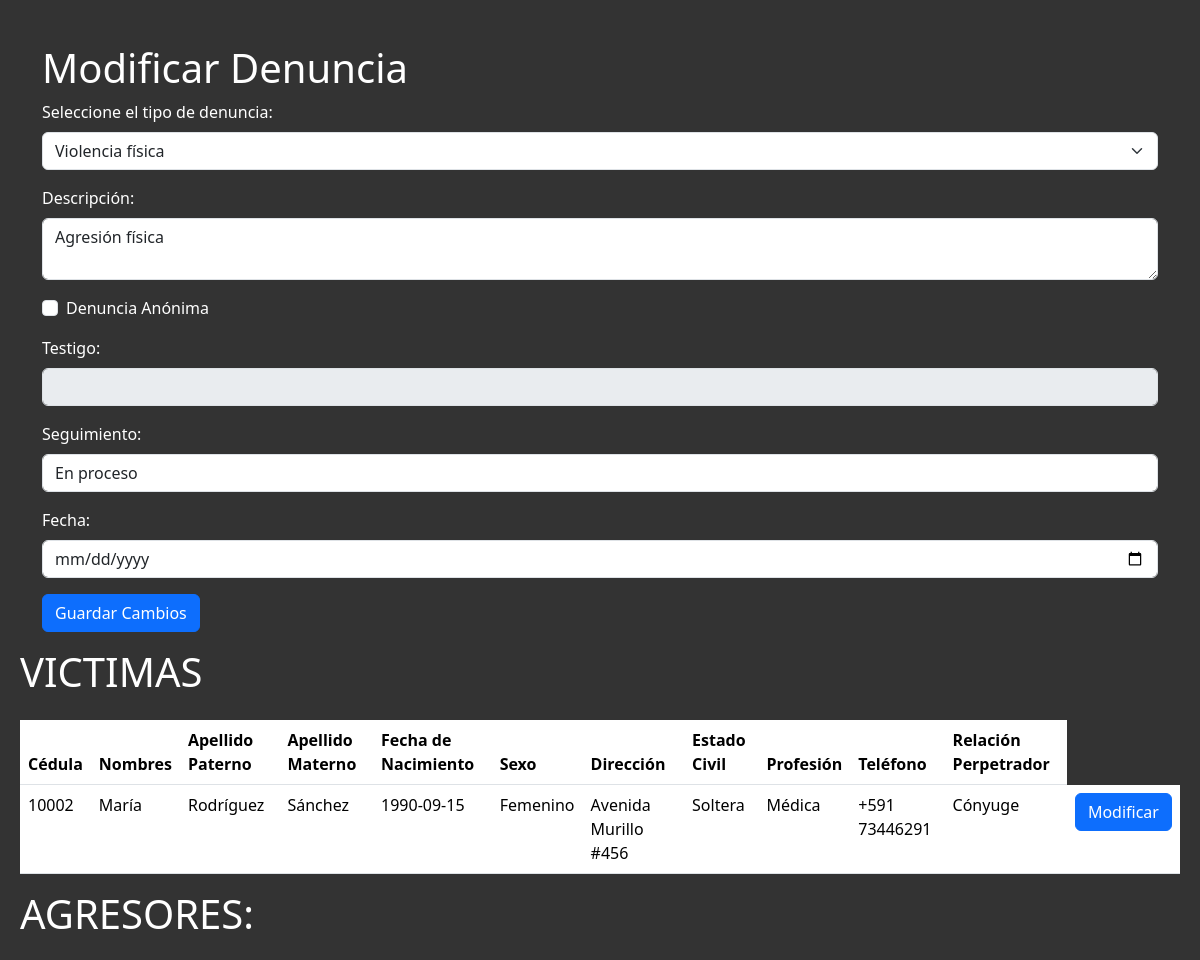
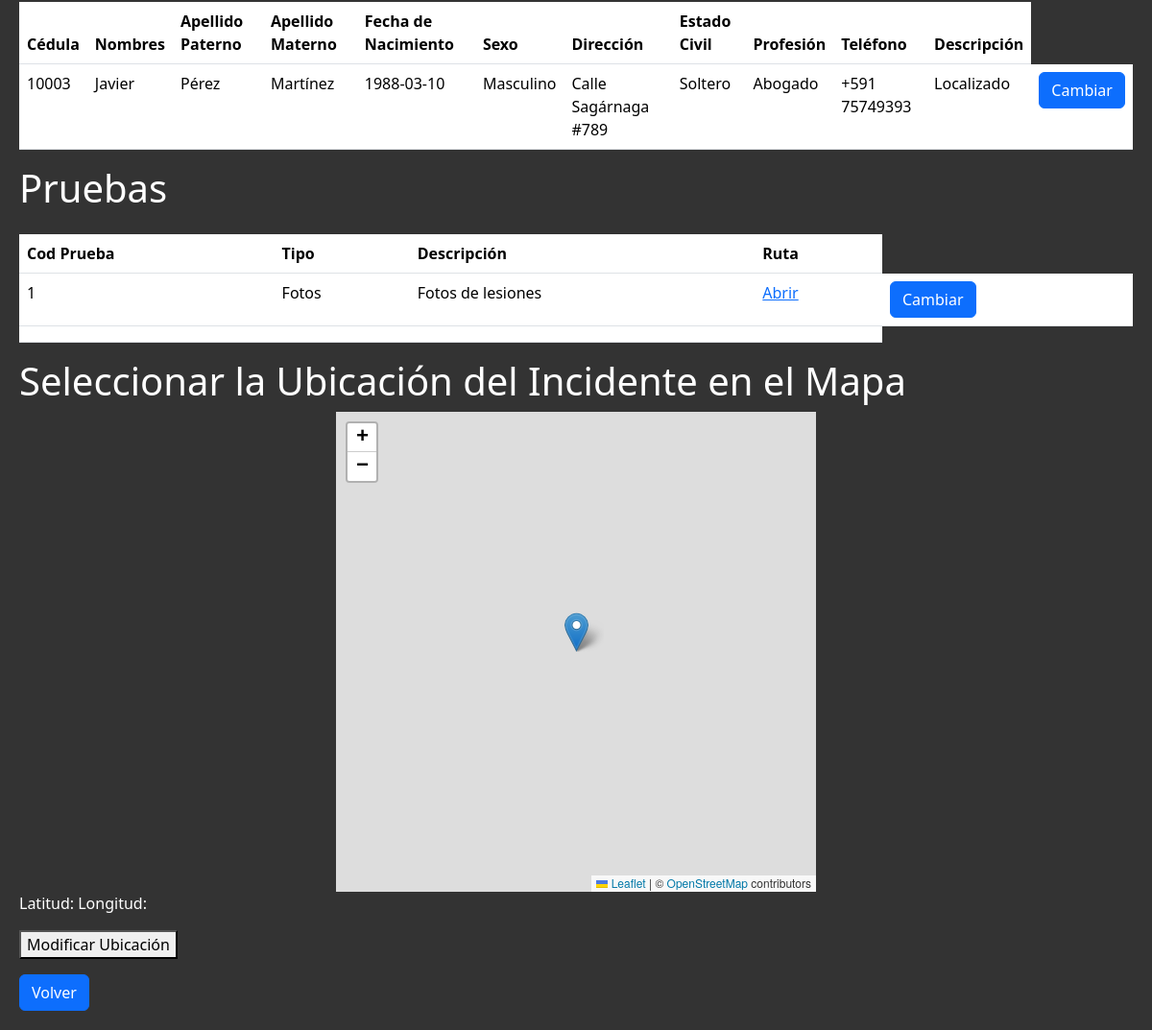
/controlador/denunciaModificar.php?cod=1, run on the app's committed database (2 pictures, top to bottom).
### tables this page shows
CREATE TABLE `denuncia` (
  `codDenuncia` int(11) NOT NULL AUTO_INCREMENT,
  `tipo` varchar(80) DEFAULT NULL,
  `descripcion` varchar(80) DEFAULT NULL,
  `testigo` varchar(80) DEFAULT NULL,
  `seguimiento` varchar(80) DEFAULT NULL,
  `fecha` date DEFAULT NULL,
  `codGeo` int(11) DEFAULT NULL,
  PRIMARY KEY (`codDenuncia`)
);

CREATE TABLE `victima` (
  `ci` int(11) NOT NULL,
  `relacion_perpetrador` varchar(70) DEFAULT NULL,
  `codDenuncia` int(11) DEFAULT NULL
);

CREATE TABLE `persona` (
  `ci` int(11) NOT NULL,
  `nombre` varchar(20) DEFAULT NULL,
  `apePaterno` varchar(20) DEFAULT NULL,
  `apeMaterno` varchar(20) DEFAULT NULL,
  `fechaNaci` date DEFAULT NULL,
  `sexo` varchar(20) DEFAULT NULL,
  `direccion` varchar(90) DEFAULT NULL,
  `estado_civil` varchar(20) DEFAULT NULL,
  `profesion` varchar(40) DEFAULT NULL
);

CREATE TABLE `realiza` (
  `ci_usuario` int(11) NOT NULL,
  `codDenuncia` int(11) NOT NULL,
  `ci` int(11) NOT NULL,
  `anonimo` varchar(20) DEFAULT NULL
);

CREATE TABLE `agresor` (
  `ci` int(11) NOT NULL,
  `descripcion` varchar(500) DEFAULT NULL
);

CREATE TABLE `incidente_prueba` (
  `codDenuncia` int(11) NOT NULL,
  `codPrueba` int(11) NOT NULL
);

CREATE TABLE `prueba` (
  `codPrueba` int(11) NOT NULL AUTO_INCREMENT,
  `tipo` varchar(40) DEFAULT NULL,
  `descripcion` varchar(500) DEFAULT NULL,
  `ruta` varchar(100) DEFAULT NULL,
  PRIMARY KEY (`codPrueba`)
);

### modelo/DenunciaClase.php (called while the page is built, shortened)
<?php
class Denuncia{
    private $codDenuncia;
    public function lista(){
        $db=new Conexion();
        $sql=$db->query("SELECT * FROM denuncia");
        return ($sql);
    }public function lista_especifica(){
        $db=new Conexion();
        $sql=$db->query("SELECT * FROM denuncia where codDenuncia=$this->codDenuncia");
        return ($sql);
    }
    public function setCodDenuncia($codDenuncia){
        $this->codDenuncia=$codDenuncia;
    }
}
?>

### modelo/VictimaClase.php (called while the page is built, shortened)
<?php
class Victima{
    private $codDenuncia;
    public function lista_especifica_denuncia(){
        $db=new Conexion();
        $sql=$db->query("SELECT * FROM victima where codDenuncia=$this->codDenuncia");
        return ($sql);
    }
    public function setCodDenuncia($codDenuncia){
        $this->codDenuncia=$codDenuncia;
    }
}
?>

### modelo/PersonaClase.php (called while the page is built, shortened)
<?php
class Persona{
    private $ci;
    public function lista(){
        $db=new Conexion();
        $sql=$db->query("SELECT * FROM persona");
        return ($sql);
    }public function lista_especifica(){
        $db=new Conexion();
        $sql=$db->query("SELECT * FROM persona where ci=$this->ci");
        return ($sql);
    }
    public function setCi($ci) {
        $this->ci = $ci;
    }
}
?>

### modelo/RealizaClase.php (called while the page is built, shortened)
<?php
class Realiza {
    private $codDenuncia;
    public function listaEspecifica() {
        $db = new Conexion();
        $sql = $db->prepare("SELECT * FROM realiza WHERE codDenuncia = ?");
        $sql->bind_param("i", $this->codDenuncia);
        $sql->execute();
        $result = $sql->get_result();
        return $result;
    }
    public function setCodDenuncia($codDenuncia) {
        $this->codDenuncia = $codDenuncia;
    }
}
?>

### modelo/AgresorClase.php (called while the page is built, shortened)
<?php
class Agresor{
    private $ci;
    public function lista(){
        $sql=$db->query("SELECT * FROM agresor");
        return ($sql);
    }public function lista_especifica(){
        $db=new Conexion();
        $sql=$db->query("SELECT * FROM agresor where ci=$this->ci");
        return ($sql);
    }
    public function setCi($ci) {
        $this->ci = $ci;
    }
}
?>

### modelo/Incidente_PruebaClase.php (called while the page is built, shortened)
<?php
class Incidente_Prueba{
    private $codDenuncia;
    public function lista(){
        $db=new Conexion();
        $sql=$db->query("SELECT * FROM incidente_prueba");
        return ($sql);
    }public function lista_especifica(){
        $db=new Conexion();
        $sql=$db->query("SELECT * FROM incidente_prueba where codDenuncia=$this->codDenuncia");
        return ($sql);
    }
    public function setCodDenuncia($codDenuncia){
        $this->codDenuncia = $codDenuncia;
    }
}
?>

### modelo/PruebaClase.php (called while the page is built, shortened)
<?php
class Prueba{
    private $codPrueba;
    public function lista(){
        $db=new Conexion();
        $sql=$db->query("SELECT * FROM prueba");
        return ($sql);
    }public function lista_especifica(){
        $db=new Conexion();
        $sql=$db->query("SELECT * FROM prueba where codPrueba=$this->codPrueba");
        return ($sql);
    }
    public function setCodPrueba($codPrueba){
        $this->codPrueba=$codPrueba;
    }
}
?>

### controlador/geoModificar.php (called while the page is built, shortened)
<?php
    include("../vista/Reporte_denuncias/geolocalizacionModificar.php");
?>

### controlador/denunciaModificar.php (the view, shortened to what this page needs)
<?php
$cod = $_GET['cod'];
include("../modelo/DenunciaClase.php");
$car = new Denuncia($cod, "", "", "", "","","");
$res = $car->lista_especifica();
$reg = $res->fetch_assoc();
$tipo = $reg['tipo'];
$descripcion = $reg['descripcion'];
$testigo = isset($_POST['testigo']) ? $_POST['testigo'] : null;
$seguimiento = $reg['seguimiento'];
$fecha = $reg['fecha'];
include("../vista/Reporte_denuncias/denunciaModificar.php");
include("../modelo/VictimaClase.php");
include("../modelo/PersonaClase.php");
$carVictima=new Victima("","",$cod);
$resVictima = $carVictima->lista_especifica_denuncia();
echo "<h1>VICTIMAS</h1>";
if ($resVictima->num_rows > 0) {
    echo '<table class="table mt-4">';
    echo '<thead class="thead-dark">';
    echo '<tr>';
    echo '<th scope="col">Cédula</th>';
    echo '<th scope="col">Nombres</th>';
    echo '<th scope="col">Apellido Paterno</th>';
    echo '<th scope="col">Apellido Materno</th>';
    echo '<th scope="col">Fecha de Nacimiento</th>';
    echo '<th scope="col">Sexo</th>';
    echo '<th scope="col">Dirección</th>';
    echo '<th scope="col">Estado Civil</th>';
    echo '<th scope="col">Profesión</th>';
    echo '<th scope="col">Teléfono</th>';
    echo '<th scope="col">Relación Perpetrador</th>';
    echo '</tr>';
    echo '</thead>';
    echo '<tbody>';
    while ($rowVictima = $resVictima->fetch_assoc()) {
        $ci = $rowVictima['ci'];
        $carPer = new Persona($ci, "", "", "", "","","","","","");
        $resPer = $carPer->lista_especifica();
        $regPer = $resPer->fetch_assoc();
        $nombres = $regPer['nombre'];
        $apellidoP = $regPer['apePaterno'];
        $apellidoM = $regPer['apeMaterno'];
        $fechaNacimiento = $regPer['fechaNaci'];
        $sexo = $regPer['sexo'];
        $direccion = $regPer['direccion'];
        $estadoCivil = $regPer['estado_civil'];
        $profesion = $regPer['profesion'];
        $telefono = $regPer['telefono'];
        $relacion = $rowVictima['relacion_perpetrador'];
        echo '<tr>';
        echo '<td>' . $ci . '</td>';
        echo '<td>' . $nombres . '</td>';
        echo '<td>' . $apellidoP . '</td>';
        echo '<td>' . $apellidoM . '</td>';
        echo '<td>' . $fechaNacimiento . '</td>';
        echo '<td>' . $sexo . '</td>';
        echo '<td>' . $direccion . '</td>';
        echo '<td>' . $estadoCivil . '</td>';
        echo '<td>' . $profesion . '</td>';
        echo '<td>' . $telefono . '</td>';
        echo '<td>' . $relacion . '</td>';
        echo '<td><a href="victimaModificar.php?ci=' . $ci . '&cod=' . $cod . '" class="btn btn-primary">Modificar</a></td>';
        echo '</tr>';
    }
    echo '</tbody>';
    echo '</table>';
} else {
    echo "<div style='text-align: center;' class='alert alert-danger' role='alert'>";
    echo "<h3>No se encontraron victimas</h3></div>";
}
include("../modelo/AgresorClase.php");
include("../modelo/RealizaClase.php");
$carRealiza=new Realiza("",$cod,"","");
$resRealiza = $carRealiza->listaEspecifica();
echo "<h1>AGRESORES: </h1>";
if ($resRealiza->num_rows > 0) {
    echo '<table class="table mt-4">';
    echo '<thead class="thead-dark">';
    echo '<tr>';
    echo '<th scope="col">Cédula</th>';
    echo '<th scope="col">Nombres</th>';
    echo '<th scope="col">Apellido Paterno</th>';
    echo '<th scope="col">Apellido Materno</th>';
    echo '<th scope="col">Fecha de Nacimiento</th>';
    echo '<th scope="col">Sexo</th>';
    echo '<th scope="col">Dirección</th>';
    echo '<th scope="col">Estado Civil</th>';
    echo '<th scope="col">Profesión</th>';
    echo '<th scope="col">Teléfono</th>';
    echo '<th scope="col">Descripción</th>';
    echo '</tr>';
    echo '</thead>';
    echo '<tbody>';
    while ($rowRealiza = $resRealiza->fetch_assoc()) {
        $ci = $rowRealiza['ci'];
        $carAg = new Agresor($ci, "");
        $resAg = $carAg->lista_especifica();
        $regAg = $resAg->fetch_assoc();
        $carPer = new Persona($ci, "", "", "", "","","","","","");
        $resPer = $carPer->lista_especifica();
        $regPer = $resPer->fetch_assoc();
        $nombres = $regPer['nombre'];
        $apellidoP = $regPer['apePaterno'];
        $apellidoM = $regPer['apeMaterno'];
        $fechaNacimiento = $regPer['fechaNaci'];
        $sexo = $regPer['sexo'];
        $direccion = $regPer['direccion'];
        $estadoCivil = $regPer['estado_civil'];
        $profesion = $regPer['profesion'];
        $telefono = $regPer['telefono'];
        $descripcion = $regAg['descripcion'];
        echo '<tr>';
        echo '<td>' . $ci . '</td>';
        echo '<td>' . $nombres . '</td>';
        echo '<td>' . $apellidoP . '</td>';
        echo '<td>' . $apellidoM . '</td>';
        echo '<td>' . $fechaNacimiento . '</td>';
        echo '<td>' . $sexo . '</td>';
        echo '<td>' . $direccion . '</td>';
        echo '<td>' . $estadoCivil . '</td>';
        echo '<td>' . $profesion . '</td>';
        echo '<td>' . $telefono . '</td>';
        echo '<td>' . $descripcion . '</td>';
        echo '<td><a href="agresorModificar.php?ci=' . $ci . '&cod=' . $cod . '" class="btn btn-primary">Cambiar</a></td>';
        echo '</tr>';
    }
    echo '</tbody>';
    echo '</table>';
} else {
    echo "<div style='text-align: center;' class='alert alert-danger' role='alert'>";
    echo "<h3>No se encontraron agresores</h3></div>";
}
include("../modelo/PruebaClase.php");
include("../modelo/Incidente_PruebaClase.php");
$carIP=new Incidente_Prueba($cod,"");
$resIP = $carIP->lista_especifica();
echo "<h1>Pruebas</h1>";
if ($resIP->num_rows > 0) {
    echo '<table class="table mt-4">';
    echo '<thead class="thead-dark">';
    echo '<tr>';
    echo '<th scope="col">Cod Prueba</th>';
    echo '<th scope="col">Tipo</th>';
    echo '<th scope="col">Descripción</th>';
    echo '<th scope="col">Ruta</th>';
    echo '</tr>';
    echo '</thead>';
    echo '<tbody>';
    while ($rowIP = $resIP->fetch_assoc()) {
        $codPrueba = $rowIP['codPrueba'];
        $carPrueba = new Prueba($codPrueba, "", "", "");
        $resPrueba = $carPrueba->lista_especifica();
        $regPrueba = $resPrueba->fetch_assoc();
        $tipo = $regPrueba['tipo'];
        $descripcion = $regPrueba['descripcion'];
        $ruta = $regPrueba['ruta'];
        echo '<tr>';
        echo '<td>' . $codPrueba . '</td>';
        echo '<td>' . $tipo . '</td>';
        echo '<td>' . $descripcion . '</td>';
        echo '<td><a href="' . $ruta . '" target="_blank">Abrir</a></td>';
        echo '<td><a href="pruebaModificar.php?codPrueba=' . $codPrueba . '&cod=' . $cod . '" class="btn btn-primary">Cambiar</a></td>';
        echo '</tr>';
        echo '<tr>';
        echo '<td colspan="4" class="text-center">';
        echo '</td>';
        echo '</tr>';
    }
    echo '</tbody>';
    echo '</table>';
} else {
    echo '<p class="mt-4">No se encontraron pruebas.</p>';
}
include("geoModificar.php");
?>
<button type="button" class="btn btn-primary mt-3" onclick="window.location.href='../controlador/denunciaLista.php'">Volver</button>
</body>
</html>

### vista/Reporte_denuncias/denunciaModificar.php (shortened to what this page needs)
<!DOCTYPE html>
<html lang="en">
<head>
    <link href="https://cdn.jsdelivr.net/npm/bootstrap@5.3.1/dist/css/bootstrap.min.css" rel="stylesheet">
</head>
<body>
    <div class="container">
        <h1 class="mt-4">Modificar Denuncia</h1>
        <form action="" method="POST">
            <div class="mb-3">
                <label for="tipo" class="form-label">Seleccione el tipo de denuncia:</label>
                <select class="form-select" name="tipo" id="tipo">
                    <?php
                    $options = array(
                        "Violencia física",
                        "Violencia psicológica o emocional",
                        "Violencia verbal",
                        "Violencia sexual",
                        "Violencia doméstica o de pareja",
                        "Violencia escolar o bullying",
                        "Violencia racial o xenofobia",
                        "Violencia económica",
                        "Violencia política",
                        "Violencia en línea o ciberacoso",
                        "Violencia de género"
                    );
                    foreach ($options as $option) {
                        $selected = ($tipo == $option) ? ' selected' : '';
                        echo "<option value=\"$option\"$selected>$option</option>";
                    }
                    ?>
                </select>
            </div>
            <div class="mb-3">
                <label for="descripcion" class="form-label">Descripción:</label>
                <textarea class="form-control" id="descripcion" name="descripcion"><?php echo $descripcion; ?></textarea>
            </div>
            <div class="mb-3">
                <div class="form-check">
                    <input class="form-check-input" type="checkbox" id="anonima" name="anonima" onchange="toggleTestigo(this)">
                    <label class="form-check-label" for="anonima">Denuncia Anónima</label>
                </div>
            </div>
            <div class="mb-3">
                <label for="testigo" class="form-label">Testigo:</label>
                <input class="form-control" type="text" id="testigo" name="testigo" value="<?php echo $testigo; ?>" disabled>
            </div>
            <div class="mb-3">
                <label for="seguimiento" class="form-label">Seguimiento:</label>
                <input class="form-control" type="text" id="seguimiento" name="seguimiento" value="<?php echo $seguimiento; ?>">
            </div>
            <div class="mb-3">
                <label for="fecha" class="form-label">Fecha:</label>
                <input class="form-control" type="date" id="fecha" name="fecha" value="<?php echo $fecha; ?>">
            </div>
            <div class="mb-3">
                <input type="submit" class="btn btn-primary" value="Guardar Cambios" name="ModificarDenuncia">
            </div>
        </form>
    </div>
</body>
</html>

### vista/Reporte_denuncias/geolocalizacionModificar.php (shortened to what this page needs)
<!DOCTYPE html>
<html>
<head>
    <link rel="stylesheet" href="https://unpkg.com/leaflet@1.7.1/dist/leaflet.css" />
</head>
<body>
    <h1>Seleccionar la Ubicación del Incidente en el Mapa</h1>
    <div id="map-container">
        <div id="map"></div>
    </div>
    <p>Latitud: <span id="latitud"></span> Longitud: <span id="longitud"></span></p>
    <form id="ubicacionForm" action="" method="POST">
        <button type="submit">Modificar Ubicación</button>
    </form>
</body>
</html>

### vista/Reporte_denuncias/denunciaModificar.php (style rules this page uses)
body { background-color: #333; color: #fff; padding: 20px; }
.form-label { color: #fff; }

### vista/Reporte_denuncias/geolocalizacionModificar.php (style rules this page uses)
#map-container { width: 500px; height: 500px; margin: 0 auto; }
#map { height: 100%; }

### data on the page
denuncia: descripcion "Agresión física", seguimiento "En proceso"
victima: ci "10002", ci.nombre "María", ci.apePaterno "Rodríguez", ci.apeMaterno "Sánchez", ci.fechaNaci "1990-09-15", ci.sexo "Femenino", ci.direccion "Avenida Murillo #456", ci.estado_civil "Soltera", ci.profesion "Médica", ci.telefono "+591 73446291", relacion_perpetrador "Cónyuge"
realiza: ci "10003", persona.nombre "Javier", persona.apePaterno "Pérez", persona.apeMaterno "Martínez", persona.fechaNaci "1988-03-10", persona.sexo "Masculino", persona.direccion "Calle Sagárnaga #789", persona.estado_civil "Soltero", persona.profesion "Abogado", persona.telefono "+591 75749393", ci.descripcion "Localizado"
incidente_prueba: codPrueba "1", codPrueba.tipo "Fotos", codPrueba.descripcion "Fotos de lesiones"

### other printed values
form field tipo "Violencia física"
